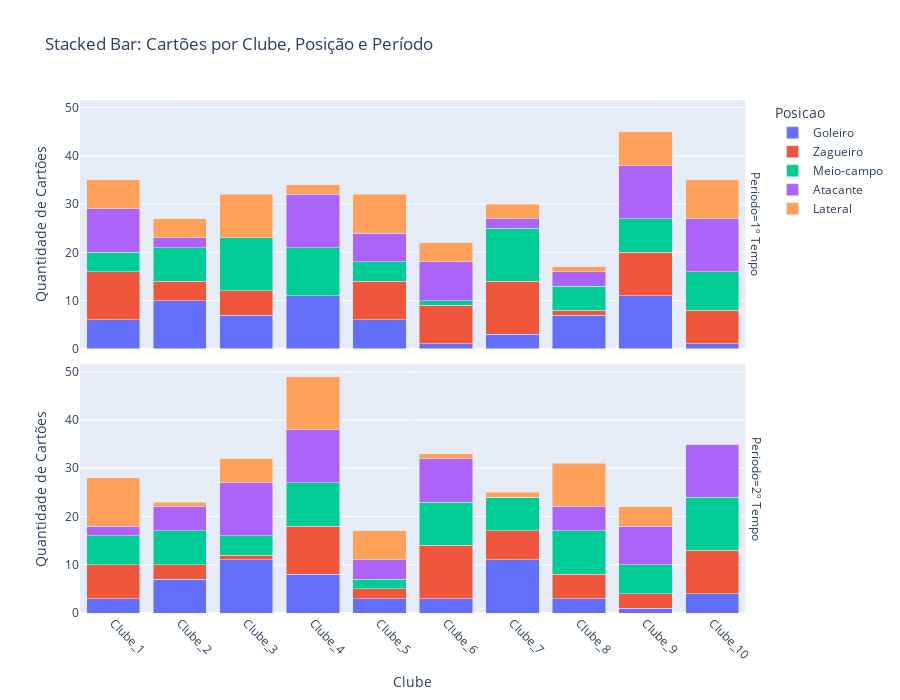

This figure's notebook cell:
### Code cell
import plotly.express as px
import pandas as pd
import numpy as np

# Dados agregados
np.random.seed(42)
data = []

clubes = [f'Clube_{i}' for i in range(1, 11)]
posicoes = ['Goleiro', 'Zagueiro', 'Meio-campo', 'Atacante', 'Lateral']
periodos = ['1º Tempo', '2º Tempo']

for clube in clubes:
    for posicao in posicoes:
        for periodo in periodos:
            data.append({
                'Clube': clube,
                'Posicao': posicao,
                'Periodo': periodo,
                'Cartoes': np.random.randint(0, 12)
            })

df = pd.DataFrame(data)

fig = px.bar(df,
             x='Clube',
             y='Cartoes',
             color='Posicao',
             facet_row='Periodo',
             title='Stacked Bar: Cartões por Clube, Posição e Período',
             labels={'Cartoes': 'Quantidade de Cartões'},
             height=700,
             barmode='stack')

fig.update_xaxes(tickangle=45)
fig.show()

### Figure 1 — Plotly figure (JSON) as saved in the notebook; plotly's stock layout.template omitted (floating-point values rounded to 4 significant figures)
{"data": [{"hovertemplate": "Posicao=Goleiro<br>Periodo=1º Tempo<br>Clube=%{x}<br>Quantidade de Cartões=%{y}<extra></extra>", "legendgroup": "Goleiro", "marker": {"color": "#636efa", "pattern": {"shape": ""}}, "name": "Goleiro", "orientation": "v", "showlegend": true, "textposition": "auto", "type": "bar", "x": ["Clube_1", "Clube_2", "Clube_3", "Clube_4", "Clube_5", "Clube_6", "Clube_7", "Clube_8", "Clube_9", "Clube_10"], "xaxis": "x2", "y": [6, 10, 7, 11, 6, 1, 3, 7, 11, 1], "yaxis": "y2"}, {"hovertemplate": "Posicao=Goleiro<br>Periodo=2º Tempo<br>Clube=%{x}<br>Quantidade de Cartões=%{y}<extra></extra>", "legendgroup": "Goleiro", "marker": {"color": "#636efa", "pattern": {"shape": ""}}, "name": "Goleiro", "orientation": "v", "showlegend": false, "textposition": "auto", "type": "bar", "x": ["Clube_1", "Clube_2", "Clube_3", "Clube_4", "Clube_5", "Clube_6", "Clube_7", "Clube_8", "Clube_9", "Clube_10"], "xaxis": "x", "y": [3, 7, 11, 8, 3, 3, 11, 3, 1, 4], "yaxis": "y"}, {"hovertemplate": "Posicao=Zagueiro<br>Periodo=1º Tempo<br>Clube=%{x}<br>Quantidade de Cartões=%{y}<extra></extra>", "legendgroup": "Zagueiro", "marker": {"color": "#EF553B", "pattern": {"shape": ""}}, "name": "Zagueiro", "orientation": "v", "showlegend": true, "textposition": "auto", "type": "bar", "x": ["Clube_1", "Clube_2", "Clube_3", "Clube_4", "Clube_5", "Clube_6", "Clube_7", "Clube_8", "Clube_9", "Clube_10"], "xaxis": "x2", "y": [10, 4, 5, 0, 8, 8, 11, 1, 9, 7], "yaxis": "y2"}, {"hovertemplate": "Posicao=Zagueiro<br>Periodo=2º Tempo<br>Clube=%{x}<br>Quantidade de Cartões=%{y}<extra></extra>", "legendgroup": "Zagueiro", "marker": {"color": "#EF553B", "pattern": {"shape": ""}}, "name": "Zagueiro", "orientation": "v", "showlegend": false, "textposition": "auto", "type": "bar", "x": ["Clube_1", "Clube_2", "Clube_3", "Clube_4", "Clube_5", "Clube_6", "Clube_7", "Clube_8", "Clube_9", "Clube_10"], "xaxis": "x", "y": [7, 3, 1, 10, 2, 11, 6, 5, 3, 9], "yaxis": "y"}, {"hovertemplate": "Posicao=Meio-campo<br>Periodo=1º Tempo<br>Clube=%{x}<br>Quantidade de Cartões=%{y}<extra></extra>", "legendgroup": "Meio-campo", "marker": {"color": "#00cc96", "pattern": {"shape": ""}}, "name": "Meio-campo", "orientation": "v", "showlegend": true, "textposition": "auto", "type": "bar", "x": ["Clube_1", "Clube_2", "Clube_3", "Clube_4", "Clube_5", "Clube_6", "Clube_7", "Clube_8", "Clube_9", "Clube_10"], "xaxis": "x2", "y": [4, 7, 11, 10, 4, 1, 11, 5, 7, 8], "yaxis": "y2"}, {"hovertemplate": "Posicao=Meio-campo<br>Periodo=2º Tempo<br>Clube=%{x}<br>Quantidade de Cartões=%{y}<extra></extra>", "legendgroup": "Meio-campo", "marker": {"color": "#00cc96", "pattern": {"shape": ""}}, "name": "Meio-campo", "orientation": "v", "showlegend": false, "textposition": "auto", "type": "bar", "x": ["Clube_1", "Clube_2", "Clube_3", "Clube_4", "Clube_5", "Clube_6", "Clube_7", "Clube_8", "Clube_9", "Clube_10"], "xaxis": "x", "y": [6, 7, 4, 9, 2, 9, 7, 9, 6, 11], "yaxis": "y"}, {"hovertemplate": "Posicao=Atacante<br>Periodo=1º Tempo<br>Clube=%{x}<br>Quantidade de Cartões=%{y}<extra></extra>", "legendgroup": "Atacante", "marker": {"color": "#ab63fa", "pattern": {"shape": ""}}, "name": "Atacante", "orientation": "v", "showlegend": true, "textposition": "auto", "type": "bar", "x": ["Clube_1", "Clube_2", "Clube_3", "Clube_4", "Clube_5", "Clube_6", "Clube_7", "Clube_8", "Clube_9", "Clube_10"], "xaxis": "x2", "y": [9, 2, 0, 11, 6, 8, 2, 3, 11, 11], "yaxis": "y2"}, {"hovertemplate": "Posicao=Atacante<br>Periodo=2º Tempo<br>Clube=%{x}<br>Quantidade de Cartões=%{y}<extra></extra>", "legendgroup": "Atacante", "marker": {"color": "#ab63fa", "pattern": {"shape": ""}}, "name": "Atacante", "orientation": "v", "showlegend": false, "textposition": "auto", "type": "bar", "x": ["Clube_1", "Clube_2", "Clube_3", "Clube_4", "Clube_5", "Clube_6", "Clube_7", "Clube_8", "Clube_9", "Clube_10"], "xaxis": "x", "y": [2, 5, 11, 11, 4, 9, 0, 5, 8, 11], "yaxis": "y"}, {"hovertemplate": "Posicao=Lateral<br>Periodo=1º Tempo<br>Clube=%{x}<br>Quantidade de Cartões=%{y}<extra></extra>", "legendgroup": "Lateral", "marker": {"color": "#FFA15A", "pattern": {"shape": ""}}, "name": "Lateral", "orientation": "v", "showlegend": true, "textposition": "auto", "type": "bar", "x": ["Clube_1", "Clube_2", "Clube_3", "Clube_4", "Clube_5", "Clube_6", "Clube_7", "Clube_8", "Clube_9", "Clube_10"], "xaxis": "x2", "y": [6, 4, 9, 2, 8, 4, 3, 1, 7, 8], "yaxis": "y2"}, {"hovertemplate": "Posicao=Lateral<br>Periodo=2º Tempo<br>Clube=%{x}<br>Quantidade de Cartões=%{y}<extra></extra>", "legendgroup": "Lateral", "marker": {"color": "#FFA15A", "pattern": {"shape": ""}}, "name": "Lateral", "orientation": "v", "showlegend": false, "textposition": "auto", "type": "bar", "x": ["Clube_1", "Clube_2", "Clube_3", "Clube_4", "Clube_5", "Clube_6", "Clube_7", "Clube_8", "Clube_9", "Clube_10"], "xaxis": "x", "y": [10, 1, 5, 11, 6, 1, 1, 9, 4, 0], "yaxis": "y"}], "layout": {"annotations": [{"font": {}, "showarrow": false, "text": "Periodo=2º Tempo", "textangle": 90, "x": 0.98, "xanchor": "left", "xref": "paper", "y": 0.2425, "yanchor": "middle", "yref": "paper"}, {"font": {}, "showarrow": false, "text": "Periodo=1º Tempo", "textangle": 90, "x": 0.98, "xanchor": "left", "xref": "paper", "y": 0.7575, "yanchor": "middle", "yref": "paper"}], "barmode": "stack", "height": 700, "legend": {"title": {"text": "Posicao"}, "tracegroupgap": 0}, "title": {"text": "Stacked Bar: Cartões por Clube, Posição e Período"}, "xaxis": {"anchor": "y", "domain": [0, 0.98], "tickangle": 45, "title": {"text": "Clube"}}, "xaxis2": {"anchor": "y2", "domain": [0, 0.98], "matches": "x", "showticklabels": false, "tickangle": 45}, "yaxis": {"anchor": "x", "domain": [0, 0.485], "title": {"text": "Quantidade de Cartões"}}, "yaxis2": {"anchor": "x2", "domain": [0.515, 1], "matches": "y", "title": {"text": "Quantidade de Cartões"}}}}
